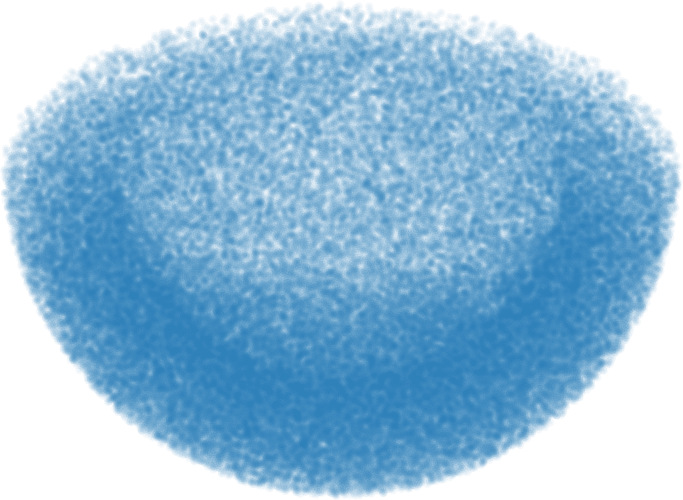

This figure's Python source:
# This is copied from the codes directory, but with special font and figure graphics options
# The resulting png was also manually cropped with GIMP->zealous crop
import os
import sys
sys.path.insert(0, '../codes/')
import random
import numpy as np
import matplotlib.pyplot as plt
import unit_sphere
import matplotlib
from matplotlib import rc
rc('font',**{'family':'sans-serif','sans-serif':['OpenSans']})
rc('text', usetex=True)
basename = os.path.basename(__file__)[:-3]
random.seed(43279857)
r_upper = 3
r_lower = 2
x = np.zeros(shape=(int(2e5), 3))
for i,_ in enumerate(x):
    radius = (random.uniform(0, 1)*(r_upper**3 - r_lower**3) + r_lower**3)**(1./3.)
    x[i] = unit_sphere.uniform_surface(radius)
ax = plt.figure().add_subplot(projection='3d')
x = x[x[:, 2] < 0]  # cut in half at z=0
ax.scatter(x[:, 0], x[:, 1], x[:, 2], s=1, alpha=0.05)
plt.axis('scaled')
plt.axis('off')
#plt.show()
plt.savefig(basename+'.png', bbox_inches='tight', transparent=True, dpi=300)
